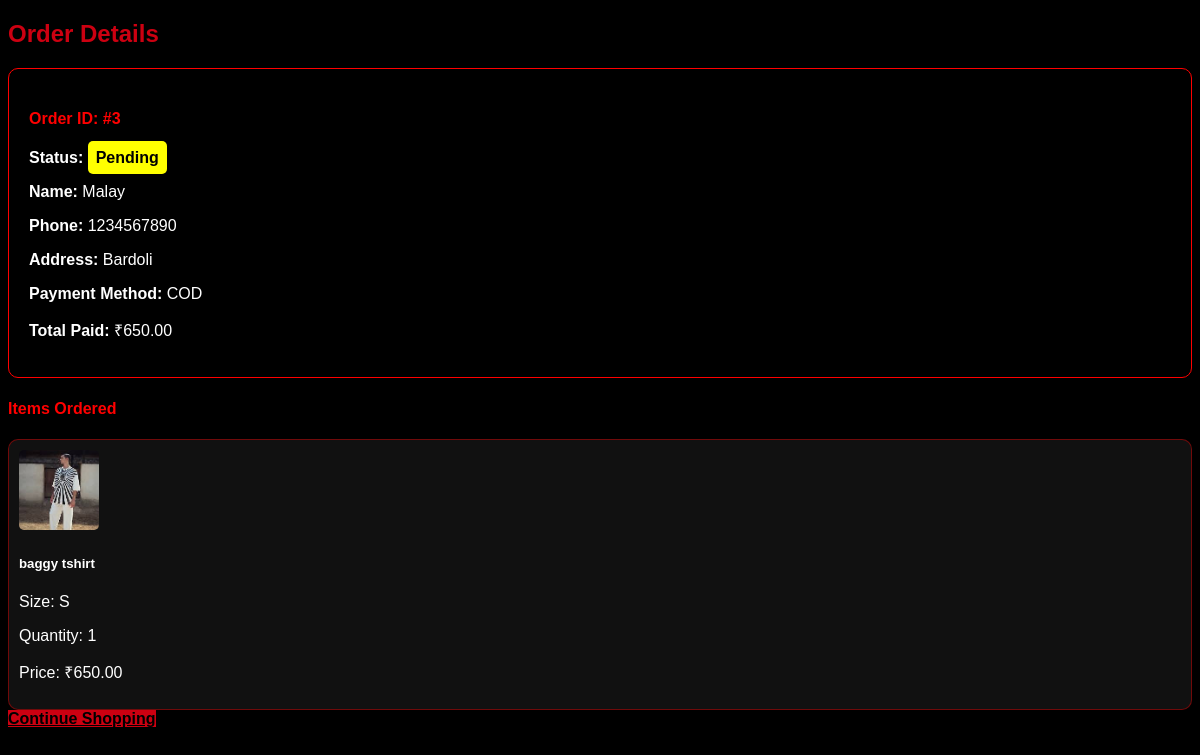
Screenshot of /order_success.php?order_id=3 (signed in) with the database file from the repository.
### tables this page shows
CREATE TABLE `orders` (
  `id` int NOT NULL,
  `user_id` int DEFAULT NULL,
  `fullname` varchar(255) DEFAULT NULL,
  `phone` varchar(20) DEFAULT NULL,
  `address` text,
  `payment` varchar(50) DEFAULT NULL,
  `total` decimal(10,2) DEFAULT NULL,
  `created_at` timestamp NULL DEFAULT CURRENT_TIMESTAMP,
  `status` varchar(50) DEFAULT 'Pending'
);

CREATE TABLE `order_items` (
  `id` int NOT NULL,
  `order_id` int DEFAULT NULL,
  `product_id` int DEFAULT NULL,
  `size` varchar(10) DEFAULT NULL,
  `quantity` int DEFAULT NULL,
  `price` decimal(10,2) DEFAULT NULL
);

CREATE TABLE `products` (
  `id` int NOT NULL,
  `name` varchar(255) DEFAULT NULL,
  `price` decimal(10,2) DEFAULT NULL,
  `image` varchar(255) DEFAULT NULL,
  `category_id` int DEFAULT NULL,
  `description` text,
  `stock` int DEFAULT NULL,
  `size` varchar(255) DEFAULT NULL
);

### order_success.php (the view, shortened to what this page needs)
<?php
include "connect.php";
$order_id = $_GET['order_id'];
$order = $conn->query("SELECT * FROM orders WHERE id = $order_id")->fetch_assoc();
$items = $conn->query("
    SELECT order_items.*, products.name, products.image
    FROM order_items
    JOIN products ON products.id = order_items.product_id
    WHERE order_id = $order_id
");
?>
<!DOCTYPE html>
<html>
<head>
    <link href=\"https://cdn.jsdelivr.net/npm/bootstrap@5.3.2/dist/css/bootstrap.min.css\" rel=\"stylesheet\">
</head>
<body>
<div class="container py-5">
    <h2 class="text-center mb-4">Order Details</h2>
    <div class="success-box mb-4">
        <h4 style="color:red;">Order ID: #<?= $order['id'] ?></h4>
        <p>
            <b>Status:</b>
            <span class="status-box <?= $order['status'] ?>">
                <?= $order['status'] ?>
            </span>
        </p>
        <p><b>Name:</b> <?= $order['fullname'] ?></p>
        <p><b>Phone:</b> <?= $order['phone'] ?></p>
        <p><b>Address:</b> <?= $order['address'] ?></p>
        <p><b>Payment Method:</b> <?= $order['payment'] ?></p>
        <p><b>Total Paid:</b> ₹<?= $order['total'] ?></p>
    </div>
    <h4 style="color:red;">Items Ordered</h4>
    <?php while($row = $items->fetch_assoc()): ?>
        <div class="item-card d-flex align-items-center mb-3">
            <img src="upload/<?= $row['image'] ?>">
            <div class="ms-3">
                <h5><?= $row['name'] ?></h5>
                <p>Size: <?= strtoupper($row['size']) ?></p>
                <p>Quantity: <?= $row['quantity'] ?></p>
                <p>Price: ₹<?= $row['price'] ?></p>
            </div>
        </div>
    <?php endwhile; ?>
    <div class="text-center mt-4">
        <a href="index.php" class="btn btn-red">Continue Shopping</a>
    </div>
</div>
</body>
</html>

### order_success.php (style rules this page uses)
body { background-color:black; color:white; font-family:Arial; }
.success-box { border: 1px solid red; padding: 20px; border-radius: 10px; background-color: #000; }
h2 { color: rgba(238,0,20,0.86); }
.btn-red { background-color: rgba(238,0,20,0.86); color: black; font-weight: bold; }
.item-card { border: 1px solid rgba(255,0,0,0.4); padding: 10px; border-radius: 10px; background-color: #111; }
.item-card img { width: 80px; height: 80px; object-fit:cover; border-radius:5px; }
.status-box { padding: 8px; border-radius: 5px; font-weight: bold; color:black; width: fit-content; }
.Pending { background-color: yellow; }

### rows the page displays
orders: id "3", status "Pending", fullname "Malay", phone "1234567890", address "Bardoli", payment "COD", total "650.00"
order_items: product.image (picture), product.name "baggy tshirt", size "S", quantity "1", price "650.00"
